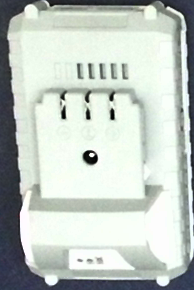
#> input picture completeAssemblyTopViewFullImages/Battery.png, 194 x 290 px, found by its file name
$ python objDet2.py
#> lines starting #> are read from the running program, lines starting #| are printed output that depends on the picture
import numpy as np
import cv2
import matplotlib.pyplot as plt

img1 = cv2.imread('C:\\Users\\Supreet\\VisionSystem\\completeAssemblyTopViewFullImages\\Battery.png',0)
#> img1: shape (290, 194); min 0, max 254, mean 198.1
img2 = cv2.imread('C:\\Users\\Supreet\\VisionSystem\\ObjDetData\\2.png',0)
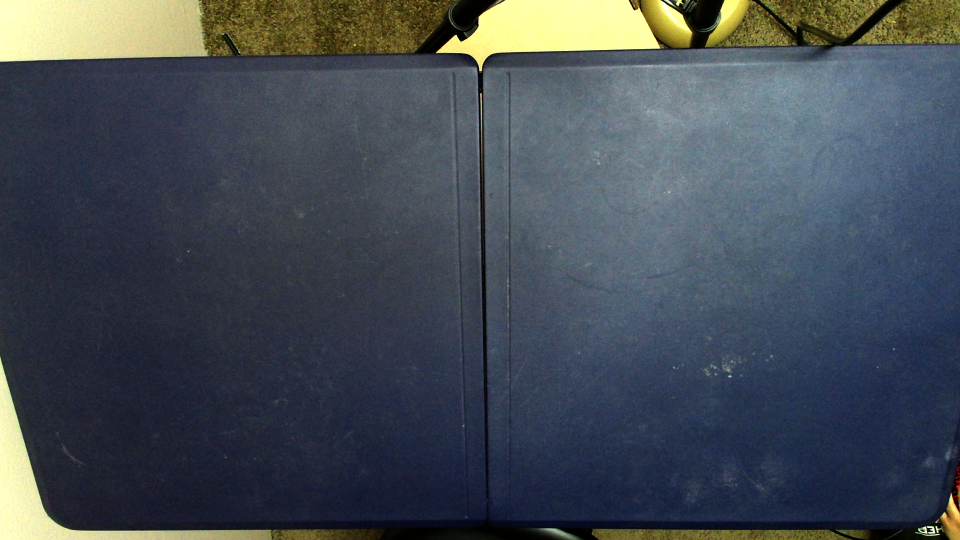
#> input picture ObjDetData/2.png, 1920 x 1080 px, found by its file name (shown at 1/2 size)
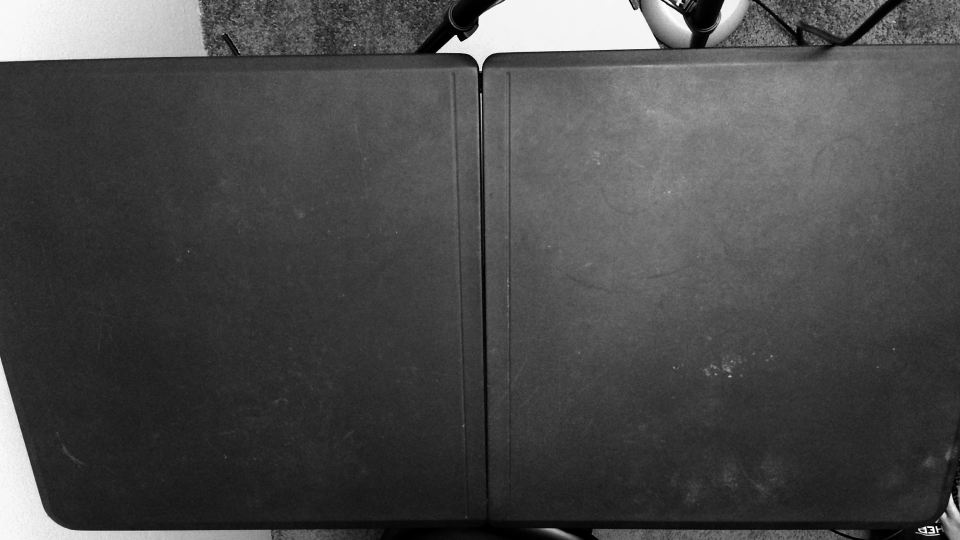
#> img2: shape (1080, 1920) (shown at 1/2 size); min 0, max 253, mean 74.2
fullImage = cv2.imread('C:\\Users\\Supreet\\VisionSystem\\ObjDetData\\2.png')
#> fullImage is the input picture: shape (1080, 1920, 3); mean B, G, R 84.2, 76, 68.4

topNpoints = 10

orb = cv2.ORB_create(nfeatures=8000,patchSize=30)

kp1, des1 = orb.detectAndCompute(img1,None)
#> kp1 = 302 keypoints; strongest (x, y, size): (95, 156, 30), (91, 156, 62.2), (91, 151, 36), (95, 159, 51.8)
kp2, des2 = orb.detectAndCompute(img2,None)
#> kp2 = 4918 keypoints; strongest (x, y, size): (961, 140, 30), (911, 71, 36), (913, 71, 30), (912, 71, 43.2)

bf = cv2.BFMatcher(cv2.NORM_HAMMING2, crossCheck=True)

matches = bf.match(des2,des1)
#> matches = 120 matches
matches2 = bf.match(des1,des2)
#> matches2 = 120 matches
matches = sorted(matches, key = lambda x:x.distance)
matches2 = sorted(matches2, key = lambda x:x.distance)

img3 = cv2.drawMatches(img1,kp1,img2,kp2,matches2[:topNpoints],None, flags=2)
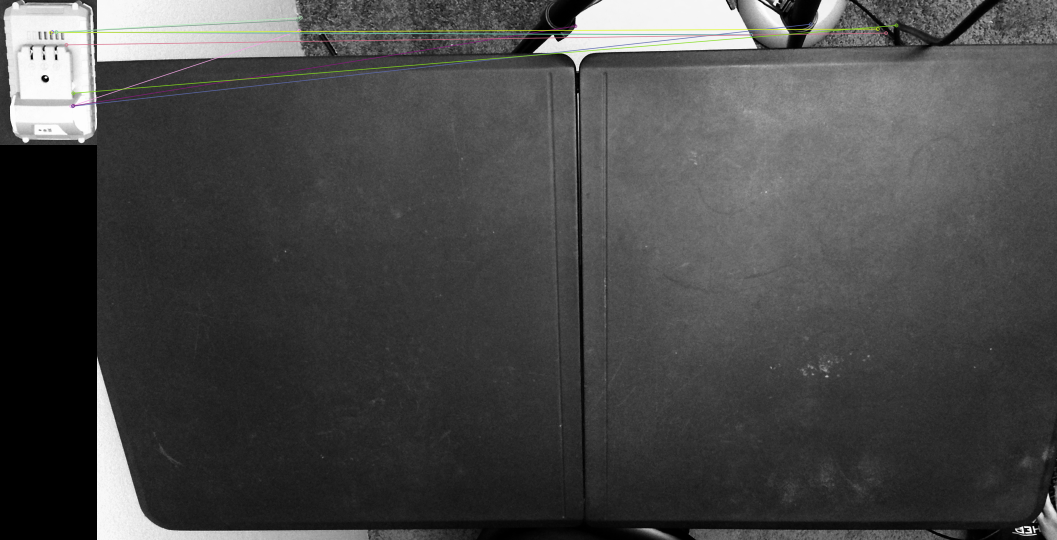
#> img3: shape (1080, 2114, 3) (shown at 1/2 size); mean of channels 0, 1, 2 72.1, 72.4, 72.3; drawn as B, G, R

tp = []
qp = []
for i,m in enumerate(matches[:topNpoints]):
    # [8 lines of commented-out code are left out]

    tp.append(kp1[m.trainIdx].pt)
    qp.append(kp2[m.queryIdx].pt)
#> this loop made 10 passes
#> after the loop, qp = [(404, 61), (1426.8, 48), (956.2, 51.84), (1308.1, 69.12), (1308, 69.6), (1577.7, 65.66), (401, 40), (1561, 57.6), (508, 109), (407, 35)]; tp = [(142, 212), (145, 212), (146.4, 211.2), (104, 64), (111.6, 63.6), (132.5, 89.28), (112.3, 63.94), (100.8, 64.8), (112.3, 63.36), (111, 64)]
    # except:
    #     pass

tp,qp = np.float32((tp,qp))
#> tp = [[142, 212], [145, 212], [146.4, 211.2], [104, 64], [111.6, 63.6], [132.5, 89.28], [112.3, 63.94], [100.8, 64.8], [112.3, 63.36], [111, 64]]; qp = [[404, 61], [1426.8, 48], [956.2, 51.84], [1308.1, 69.12], [1308, 69.6], [1577.7, 65.66], [401, 40], [1561, 57.6], [508, 109], [407, 35]]
H,status = cv2.findHomography(tp,qp,cv2.RANSAC,1.0,maxIters=5000)
#> H = [[-0.865, -0.98, 149.8], [-0.0881, 1.79, -105.4], [-0.00282, -0.0111, 1]]; status = [0, 0, 0, 1, 0, 0, 1, 0, 1, 1]
h,w = img1.shape
#> h = 290; w = 194
trainBorder = np.float32([[[0,0],[0,h-1],[w-1,h-1],[w-1,0]]])
#> trainBorder = [[0, 0], [0, 289], [193, 289], [193, 0]]
queryBorder = cv2.perspectiveTransform(trainBorder,H)
#> queryBorder = [[149.8, -105.4], [60.66, -187], [109.4, -143.7], [-37.7, -269.1]]
cv2.polylines(fullImage,[np.int32(queryBorder)],True,(0,255,0),5)

cv2.imshow("res",fullImage)
cv2.imshow("keyPoints",img3)
# cv2.imshow("final",img3)
cv2.waitKey(0)
